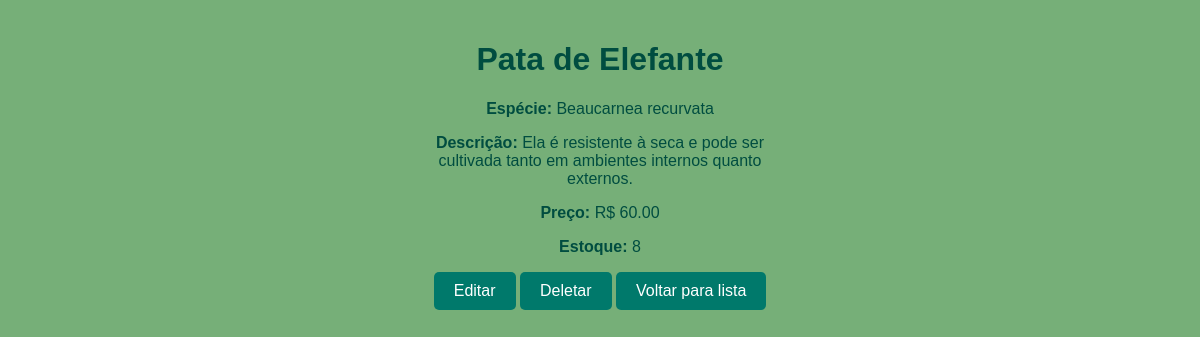
The app's page /planta/3/ with its own data.
### core/models.py (models this page shows, shortened)
class Planta(models.Model):
    nome = models.CharField(max_length=100)
    especie = models.CharField(max_length=100)
    descricao = models.TextField()
    preco = models.DecimalField(max_digits=10, decimal_places=2)
    estoque = models.PositiveBigIntegerField()

### core/views.py (the view)
# urls.py: path('planta/<int:pk>/', views.detalhes, name='detalhes'),
def detalhes(request, pk):
    planta = get_object_or_404(Planta, pk=pk)
    return render(request, 'core/detalhes.html', {'planta': planta})

### core/templates/core/detalhes.html (shortened to what this page needs)
<!DOCTYPE html>
<html lang="pt-br">
<head>
    {% load static %}
    <link rel="stylesheet" href="{% static 'css/style.css' %}">
</head>
<body>
    <div class="container">
        <div class="plant-details">
            <h1>{{ planta.nome }}</h1>
            <p><strong>Espécie:</strong> {{ planta.especie }}</p>
            <p><strong>Descrição:</strong> {{ planta.descricao }}</p>
            <p><strong>Preço:</strong> R$ {{ planta.preco }}</p>
            <p><strong>Estoque:</strong> {{ planta.estoque }}</p>
            <a href="{% url 'editar' planta.pk %}" class="button">Editar</a>
            <a href="{% url 'deletar' planta.pk %}" class="button">Deletar</a>
            <a href="{% url 'lista' %}" class="button">Voltar para lista</a>
        </div>
    </div>
</body>
</html>

### static/css/style.css (style rules this page uses)
body { font-family: Arial, sans-serif; background-color: #76af78; color: #004d40; margin: 0; padding: 0; text-align: center; }
.container { width: 30%; margin: 0 auto; padding: 20px; border: #ffffff; }
h1 { color: #004d40; }
.button { background-color: #00796b; color: white; padding: 10px 20px; border: none; border-radius: 5px; text-decoration: none; display: inline-block; }

### records on screen
Planta: nome "Pata de Elefante", especie "Beaucarnea recurvata", descricao "Ela é resistente à seca e pode ser cultivada tanto em ambientes internos quanto externos.", preco "60.00", estoque "8"
